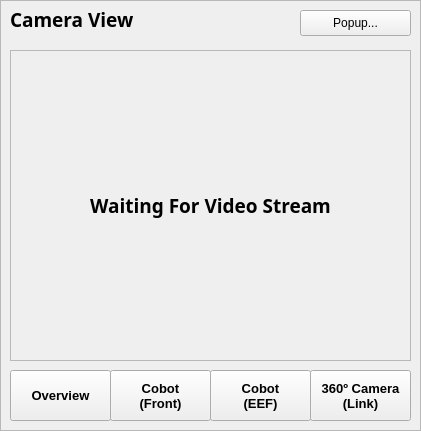
   <widget class="QFrame" name="frame">
    <property name="geometry">
     <rect>
      <x>880</x>
      <y>550</y>
      <width>421</width>
      <height>431</height>
     </rect>
    </property>
    <property name="frameShape">
     <enum>QFrame::StyledPanel</enum>
    </property>
    <property name="frameShadow">
     <enum>QFrame::Plain</enum>
    </property>
    <widget class="QLabel" name="label_31">
     <property name="geometry">
      <rect>
       <x>10</x>
       <y>10</y>
       <width>231</width>
       <height>19</height>
      </rect>
     </property>
     <property name="font">
      <font>
       <family>3ds</family>
       <pointsize>14</pointsize>
       <weight>75</weight>
       <bold>true</bold>
      </font>
     </property>
     <property name="text">
      <string>Camera View</string>
     </property>
    </widget>
    <widget class="QPushButton" name="btn_camera_popup">
     <property name="geometry">
      <rect>
       <x>300</x>
       <y>10</y>
       <width>111</width>
       <height>26</height>
      </rect>
     </property>
     <property name="text">
      <string>Popup...</string>
     </property>
    </widget>
    <widget class="QPushButton" name="btn_cobot_front">
     <property name="geometry">
      <rect>
       <x>110</x>
       <y>370</y>
       <width>101</width>
       <height>51</height>
      </rect>
     </property>
     <property name="font">
      <font>
       <pointsize>10</pointsize>
       <weight>75</weight>
       <bold>true</bold>
      </font>
     </property>
     <property name="text">
      <string>Cobot
(Front)</string>
     </property>
    </widget>
    <widget class="QLabel" name="image_streaming">
     <property name="geometry">
      <rect>
       <x>10</x>
       <y>50</y>
       <width>401</width>
       <height>311</height>
      </rect>
     </property>
     <property name="font">
      <font>
       <family>3ds</family>
       <pointsize>14</pointsize>
       <weight>75</weight>
       <bold>true</bold>
      </font>
     </property>
     <property name="frameShape">
      <enum>QFrame::StyledPanel</enum>
     </property>
     <property name="text">
      <string>Waiting For Video Stream</string>
     </property>
     <property name="alignment">
      <set>Qt::AlignCenter</set>
     </property>
    </widget>
    <widget class="QPushButton" name="btn_overview">
     <property name="geometry">
      <rect>
       <x>10</x>
       <y>370</y>
       <width>101</width>
       <height>51</height>
      </rect>
     </property>
     <property name="font">
      <font>
       <pointsize>10</pointsize>
       <weight>75</weight>
       <bold>true</bold>
      </font>
     </property>
     <property name="text">
      <string>Overview</string>
     </property>
    </widget>
    <widget class="QPushButton" name="btn_cobot_eef">
     <property name="geometry">
      <rect>
       <x>210</x>
       <y>370</y>
       <width>101</width>
       <height>51</height>
      </rect>
     </property>
     <property name="font">
      <font>
       <pointsize>10</pointsize>
       <weight>75</weight>
       <bold>true</bold>
      </font>
     </property>
     <property name="text">
      <string>Cobot
(EEF)</string>
     </property>
    </widget>
    <widget class="QPushButton" name="btn_360cam">
     <property name="geometry">
      <rect>
       <x>310</x>
       <y>370</y>
       <width>101</width>
       <height>51</height>
      </rect>
     </property>
     <property name="font">
      <font>
       <pointsize>10</pointsize>
       <weight>75</weight>
       <bold>true</bold>
      </font>
     </property>
     <property name="text">
      <string>360º Camera
(Link)</string>
     </property>
    </widget>
    <zorder>label_31</zorder>
    <zorder>btn_camera_popup</zorder>
    <zorder>btn_cobot_front</zorder>
    <zorder>image_streaming</zorder>
    <zorder>btn_overview</zorder>
    <zorder>btn_cobot_eef</zorder>
    <zorder>btn_360cam</zorder>
    <zorder>btn_control_pause</zorder>
    <zorder>btn_control_run</zorder>
    <zorder>btn_control_stop</zorder>
    <zorder>cbx_control</zorder>
   </widget>
